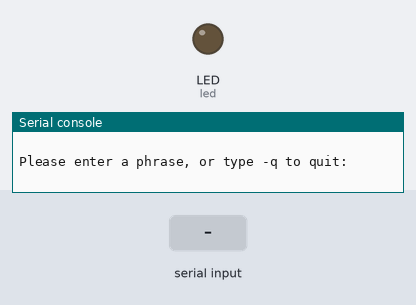
Simulated run of this program. Board: CircuitPython board. Parts: output pins drawn as LEDs (lit = HIGH), the last lines printed to the serial console. Dashed ring = blinking. The inputs (shaded band) are chosen by the test bench.

Above: at 1.2 s.
1.3 s: "y" typed at the serial console, then Enter
2.8 s: "y" typed at the serial console, then Enter
At 3.2 s:
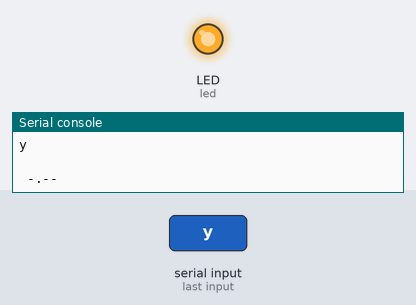
5.8 s: "-" typed at the serial console, then Enter
At 7.9 s:
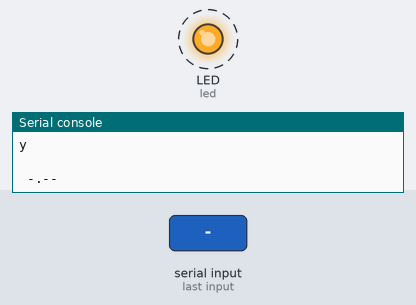
Timing chart, 0 to 9.4 s (numbered marks = the images above; inputs shaded):
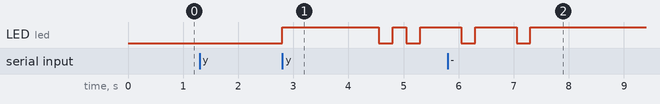

Measured:
- after the input at 2.8 s, LED (led): goes HIGH 1.8 s, LOW 0.25 s, HIGH 0.25 s, LOW 0.25 s, then HIGH, starting at once

The program:

morse_code_part_two.py
```python
#type:ignore
import board
import time
import digitalio

# Morse code dictionary!
MORSE_CODE = { 'A':'.-', 'B':'-...',
    'C':'-.-.', 'D':'-..', 'E':'.',
    'F':'..-.', 'G':'--.', 'H':'....',
    'I':'..', 'J':'.---', 'K':'-.-',
    'L':'.-..', 'M':'--', 'N':'-.',
    'O':'---', 'P':'.--.', 'Q':'--.-',
    'R':'.-.', 'S':'...', 'T':'-',
    'U':'..-', 'V':'...-', 'W':'.--',
    'X':'-..-', 'Y':'-.--', 'Z':'--..',
    '1':'.----', '2':'..---', '3':'...--',
    '4':'....-', '5':'.....', '6':'-....',
    '7':'--...', '8':'---..', '9':'----.',
    '0':'-----', ', ':'--..--', '.':'.-.-.-',
    '?':'..--..', '/':'-..-.', '-':'-....-',
    '(':'-.--.', ')':'-.--.-', ' ':'/'}

# The Morse code timing rules we will use for signaling are:
# a dot (.) lasts for 1/4 second. a dash (-) lasts for 3/4 seconds.
# the space between dots and dashes that are part of the same letter is 1/4 second.
# space between letters is 3/4 seconds
# space between words is 1+3/4 seconds

modifier = 0.25
dot_time = 1*modifier
dash_time = 3*modifier
between_taps = 1*modifier
between_letters = 3*modifier
between_words = 7*modifier

led = digitalio.DigitalInOut(board.LED)
led.direction = digitalio.Direction.OUTPUT

led.value = False

morse = ' ' #creates an empty string
cont = False
while not cont:
    phrase = input("\nPlease enter a phrase, or type -q to quit: ").upper() #asks for user input, and sets the input equal to 'phrase'
    if phrase == "-Q":
        cont = True #exits the code
    else:
        confirm = input(f"\nIs '{phrase}' correct? (Y/N)\t") #asks for user input on wether or not the phrase is correct, and sets the input equak to 'confirm'
        if confirm.lower() == "y":
            print()
            for i in phrase:
                if i not in MORSE_CODE: #if the user input is not in the library do this
                    print(f"Sorry, I don't know how to translate {phrase}")
                else:
                    new_letter = MORSE_CODE[i] #translates to each letter to morse code
                    morse += new_letter #adds translation to string 'morse'
                    morse += ' ' #adds a space to string 'morse'
            print(morse)
            for i in morse:
                if i == "-":
                    led.value = True
                    time.sleep(dash_time)
                    led.value = False
                if i ==".":
                    led.value= True
                    time.sleep(dot_time)
                    led.value = False
                if i == " ":
                    led.value = True
                    time.sleep(between_letters)
                if i == "/":
                    led.value = False
                    time.sleep(between_words)
                time.sleep(between_taps)
```
